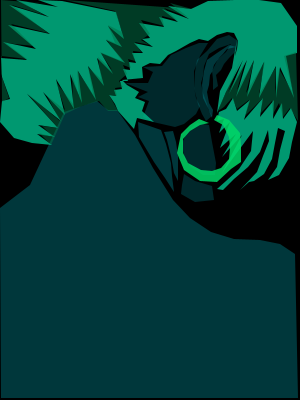
Frame 1 (no input)
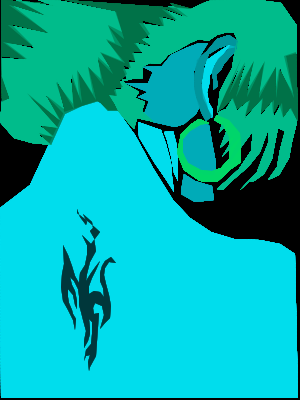
Frame 60 (the mouse pressed at the canvas centre just before this capture)
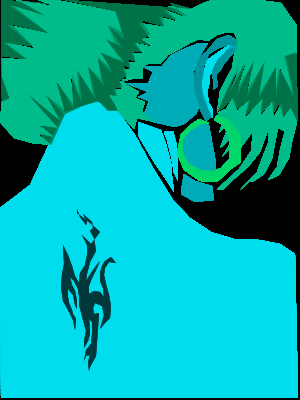
Frame 120 (the mouse held since frame 60 and released just before this capture)

The Processing sketch that drew these frames (run headless with seeded random() and noise(); from frame 60 on, the mouse is pressed at the canvas centre):

// Processing sketch: processing_3881
// ── processing_3881.pde

void setup(){
size(300,400);
background(0);
}
void draw(){
  noStroke();
  fill(0);

endShape(CLOSE);//tatuaje

beginShape(); 

vertex(77, 209);

vertex(80, 217);

vertex(86, 225);

vertex(87, 222);

vertex(83, 214);

vertex(92, 222);

vertex(93, 228);

vertex(90, 231);

vertex(94, 238);

vertex(96, 251);

vertex(90, 262);

vertex(87, 274);

vertex(86, 281);

vertex(91, 273);

vertex(96, 266);

vertex(100, 261);

vertex(96, 270);

vertex(92, 278);

vertex(89, 286);

vertex(89, 294);

vertex(94, 291);

vertex(100, 292);

vertex(104, 297);

vertex(103, 288);

vertex(100, 281);

vertex(100, 273);

vertex(102, 266);

vertex(105, 261);

vertex(111, 257);

vertex(116, 263);

vertex(109, 262);

vertex(105, 268);

vertex(104, 275);

vertex(106, 284);

vertex(109, 295);

vertex(111, 306);

vertex(110, 318);

vertex(105, 323);

vertex(100, 329);

vertex(104, 315);

vertex(102, 306);

vertex(95, 303);

vertex(93, 308);

vertex(94, 314);

vertex(99, 313);

vertex(96, 356);

vertex(90, 367);

vertex(89, 371);

vertex(88, 362);

vertex(90, 355);

vertex(86, 356);

vertex(84, 361);

vertex(86, 350);

vertex(91, 344);

vertex(92, 334);

vertex(92, 322);

vertex(89, 319);

vertex(90, 328);

vertex(90, 334);

vertex(88, 341);

vertex(84, 348);

vertex(84, 341);

vertex(86, 331);

vertex(83, 320);

vertex(81, 312);

vertex(79, 305);

vertex(79, 296);

vertex(78, 289);

vertex(74, 281);

vertex(70, 277);

vertex(72, 285);

vertex(75, 291);

vertex(77, 301);

vertex(77, 309);

vertex(75, 305);

vertex(73, 295);

vertex(68, 289);

vertex(68, 297);

vertex(69, 303);

vertex(72, 310);

vertex(73, 314);

vertex(76, 319);

vertex(75, 330);

vertex(73, 320);

vertex(68, 310);

vertex(63, 301);

vertex(61, 287);

vertex(62, 274);

vertex(64, 264);

vertex(63, 245);

vertex(68, 255);

vertex(72, 266);

vertex(75, 276);

vertex(79, 283);

vertex(80, 273);

vertex(85, 265);

vertex(87, 255);

vertex(87, 245);

vertex(82, 235);

vertex(86, 239);

vertex(91, 244);

vertex(100, 232);

vertex(90, 223);

vertex(77, 213);



endShape(CLOSE);
fill (0, 224, 240, 63); //espalda obscura

beginShape();
vertex(0, 208);

vertex(30, 185);

vertex(64, 112);

vertex(97, 101);

vertex(108, 110);

vertex(117, 110);

vertex(135, 135);

vertex(153, 168);

vertex(173, 200);

vertex(190, 218);

vertex(211, 232);

vertex(234, 239);

vertex(260, 240);

vertex(280, 244);

vertex(295, 254);

vertex(298, 398);

vertex(1, 398);


endShape(CLOSE);

beginShape();



vertex(139, 137);

vertex(154, 162);

vertex(165, 178);

vertex(174, 192);

vertex(172, 176);

vertex(171, 163);

vertex(166, 144);

vertex(161, 130);

vertex(138, 122);


endShape(CLOSE);

beginShape();


vertex(164, 132);

vertex(173, 131);

vertex(176, 142);

vertex(178, 156);

vertex(178, 169);

vertex(178, 181);

vertex(174, 173);

vertex(171, 156);

vertex(167, 140);

endShape(CLOSE);
fill(0, 174, 185, 59);
beginShape();

vertex(143, 117);

vertex(149, 101);

vertex(138, 97);

vertex(148, 92);

vertex(125, 83);

vertex(148, 83);

vertex(153, 72);

vertex(143, 67);

vertex(162, 66);

vertex(171, 55);

vertex(186, 48);

vertex(199, 43);

vertex(208, 43);

vertex(200, 56);

vertex(194, 71);

vertex(194, 87);

vertex(196, 98);

vertex(200, 106);

vertex(196, 114);

vertex(184, 124);

vertex(175, 127);

vertex(153, 122);

endShape(CLOSE);
fill(0, 174, 185, 59);
beginShape();


vertex(197, 123);

vertex(187, 132);

vertex(182, 143);

vertex(184, 158);

vertex(191, 167);

vertex(203, 175);

vertex(215, 175);

vertex(216, 163);

vertex(212, 142);

vertex(209, 125);

endShape(CLOSE);

beginShape();


vertex(184, 174);

vertex(182, 185);

vertex(181, 194);

vertex(195, 202);

vertex(214, 200);

vertex(212, 186);

vertex(195, 181);

endShape(CLOSE);
fill(0, 224, 240, 63);
beginShape();

vertex(212, 118);

vertex(207, 106);

vertex(203, 98);

vertex(202, 85);

vertex(204, 71);

vertex(207, 60);

vertex(217, 53);

vertex(229, 45);

vertex(236, 47);

vertex(227, 49);

vertex(223, 54);

vertex(219, 58);

vertex(214, 65);

vertex(212, 72);

vertex(210, 75);

vertex(209, 85);

vertex(207, 92);

vertex(209, 103);

vertex(213, 110);



endShape(CLOSE);
fill(0,149, 157, 68);
beginShape();


vertex(212, 116);

vertex(206, 121);

vertex(202, 114);

vertex(198, 104);

vertex(194, 88);

vertex(195, 72);

vertex(197, 60);

vertex(207, 51);

vertex(217, 39);

vertex(229, 35);

vertex(238, 41);

vertex(236, 51);

vertex(229, 58);

vertex(224, 64);

vertex(221, 70);

vertex(216, 75);

vertex(218, 86);

vertex(213, 90);

vertex(213, 79);

vertex(212, 71);

vertex(218, 59);

vertex(226, 52);

vertex(231, 44);

vertex(219, 48);

vertex(209, 54);

vertex(204, 66);

vertex(203, 76);

vertex(201, 83);

vertex(203, 93);

vertex(207, 104);

vertex(208, 109);


endShape(CLOSE);
fill(0, 234, 247, 90);
beginShape();




endShape(CLOSE);
fill(0, 188, 139, 206);
beginShape();


vertex(237, 39);

vertex(232, 68);

vertex(220, 91);

vertex(217, 113);

vertex(226, 92);

vertex(243, 60);

vertex(229, 94);

vertex(247, 60);

vertex(236, 97);

vertex(254, 60);

vertex(247, 97);

vertex(264, 62);

vertex(259, 98);

vertex(276, 66);

vertex(276, 98);

vertex(280, 67);

vertex(294, 98);

vertex(286, 56);

vertex(297, 53);

vertex(297, 26);

vertex(281, 3);

vertex(259, 0);

vertex(235, 0);

vertex(208, 1);

vertex(191, 9);

vertex(168, 6);

vertex(189, 19);

vertex(162, 9);

vertex(178, 22);

vertex(159, 17);

vertex(164, 27);

vertex(139, 23);

vertex(150, 38);

vertex(142, 39);

vertex(153, 47);

vertex(134, 43);

vertex(143, 53);

vertex(132, 53);

vertex(136, 63);

vertex(129, 62);

vertex(130, 70);

vertex(123, 69);

vertex(128, 81);

vertex(120, 81);

vertex(122, 89);

vertex(114, 90);

vertex(116, 96);

vertex(109, 95);

vertex(115, 104);

vertex(118, 111);

vertex(134, 129);

vertex(137, 118);

vertex(154, 122);

vertex(142, 111);

vertex(145, 102);

vertex(135, 98);

vertex(139, 92);

vertex(127, 85);

vertex(122, 80);

vertex(143, 78);

vertex(142, 67);

vertex(150, 63);

vertex(160, 64);

vertex(168, 55);

vertex(176, 51);

vertex(190, 43);

vertex(199, 39);

vertex(208, 41);

vertex(217, 35);

vertex(227, 32);

vertex(234, 33);

vertex(238, 41);

vertex(237, 49);

vertex(235, 56);

endShape(CLOSE);

beginShape();
vertex(0, 122);

vertex(14, 138);

vertex(32, 143);

vertex(52, 145);

vertex(37, 134);

vertex(55, 137);

vertex(38, 125);

vertex(58, 128);

vertex(27, 94);

vertex(61, 121);

vertex(43, 92);

vertex(65, 115);

vertex(56, 79);

vertex(74, 109);

vertex(70, 74);

vertex(82, 103);

vertex(78, 71);

vertex(96, 100);

vertex(88, 66);

vertex(104, 86);

vertex(97, 58);

vertex(113, 74);

vertex(101, 53);

vertex(125, 63);

vertex(106, 40);

vertex(122, 47);

vertex(108, 26);

vertex(124, 39);

vertex(116, 12);

vertex(62, 1);

vertex(38, 0);

vertex(58, 7);

vertex(16, 0);

vertex(49, 17);

vertex(9, 5);

vertex(50, 34);

vertex(8, 25);

vertex(36, 49);

vertex(3, 42);

vertex(27, 60);

vertex(1, 58);

vertex(2, 77);

vertex(10, 99);

vertex(2, 101);

endShape(CLOSE);

beginShape();



vertex(217, 121);

vertex(224, 119);

vertex(219, 133);

vertex(230, 122);

vertex(220, 148);

vertex(236, 134);

vertex(222, 157);

vertex(242, 135);

vertex(222, 173);

vertex(253, 131);

vertex(251, 151);

vertex(239, 169);

vertex(226, 181);

vertex(217, 189);

vertex(223, 190);

vertex(234, 179);

vertex(248, 167);

vertex(260, 152);

vertex(268, 130);

vertex(269, 141);

vertex(263, 156);

vertex(257, 172);

vertex(240, 190);

vertex(249, 182);

vertex(254, 181);

vertex(264, 174);

vertex(272, 159);

vertex(275, 143);

vertex(278, 128);

vertex(285, 131);

vertex(280, 150);

vertex(277, 167);

vertex(268, 180);

vertex(279, 175);

vertex(289, 158);

vertex(292, 142);

vertex(297, 122);

vertex(291, 108);

vertex(283, 119);

vertex(282, 103);

vertex(273, 119);

vertex(274, 100);

vertex(260, 117);

vertex(263, 98);

vertex(244, 120);

vertex(250, 100);

vertex(237, 111);

vertex(233, 98);

vertex(226, 109);

vertex(219, 112);

endShape(CLOSE);
fill(0, 115, 72, 131);
beginShape();

vertex(51, 145);

vertex(39, 133);

vertex(53, 137);

vertex(42, 126);

vertex(58, 128);

vertex(27, 93);

vertex(60, 121);

vertex(47, 96);

vertex(65, 110);

vertex(56, 82);

vertex(73, 104);

vertex(72, 74);

vertex(79, 96);

vertex(77, 70);

vertex(93, 94);

vertex(88, 67);

vertex(101, 79);

vertex(98, 57);

vertex(112, 70);

vertex(100, 52);

vertex(122, 61);

vertex(106, 39);

vertex(115, 43);

vertex(108, 25);

vertex(122, 32);

vertex(115, 11);

vertex(65, 0);

vertex(192, 9);

vertex(170, 3);

vertex(188, 17);

vertex(164, 8);

vertex(177, 20);

vertex(162, 16);

vertex(164, 26);

vertex(141, 20);

vertex(150, 34);

vertex(141, 40);

vertex(150, 45);

vertex(135, 42);

vertex(141, 52);

vertex(133, 51);

vertex(135, 61);

vertex(128, 59);

vertex(131, 68);

vertex(123, 65);

vertex(127, 74);

vertex(119, 81);

vertex(123, 87);

vertex(115, 88);

vertex(117, 96);

vertex(109, 95);

vertex(113, 102);

vertex(118, 111);

vertex(108, 111);

vertex(99, 101);

vertex(82, 106);

vertex(65, 114);

endShape(CLOSE);
beginShape();

vertex(221, 103);

vertex(241, 59);

vertex(228, 92);

vertex(245, 62);

vertex(237, 90);

vertex(254, 61);

vertex(246, 93);

vertex(265, 61);

vertex(259, 94);

vertex(276, 67);

vertex(275, 94);

vertex(279, 69);

vertex(293, 93);

vertex(284, 56);

vertex(296, 52);

vertex(298, 121);

vertex(290, 108);

vertex(283, 117);

vertex(279, 103);

vertex(273, 114);

vertex(272, 101);

vertex(261, 113);

vertex(262, 99);

vertex(245, 116);

vertex(249, 100);

vertex(237, 109);

vertex(232, 98);

vertex(224, 107);

vertex(218, 111);


endShape(CLOSE);

beginShape();

vertex(2, 102);

vertex(9, 98);

vertex(1, 74);

vertex(1, 56);

vertex(27, 59);

vertex(6, 43);

vertex(33, 46);

vertex(11, 24);

vertex(48, 33);

vertex(12, 5);

vertex(44, 15);

vertex(20, 1);

vertex(52, 4);

vertex(1, 0);


endShape(CLOSE);

beginShape();



endShape(CLOSE);
fill(0, 216, 103, 216);
beginShape();
vertex(199, 119);

vertex(190, 125);

vertex(181, 134);

vertex(177, 153);

vertex(184, 170);

vertex(200, 181);

vertex(217, 182);

vertex(231, 169);

vertex(241, 162);

vertex(241, 145);

vertex(240, 133);

vertex(229, 120);

vertex(217, 115);

vertex(214, 120);

vertex(223, 125);

vertex(229, 137);

vertex(230, 148);

vertex(229, 159);

vertex(221, 168);

vertex(212, 171);

vertex(201, 170);

vertex(188, 163);

vertex(183, 153);

vertex(183, 139);

vertex(190, 131);

vertex(200, 125);

vertex(209, 123);

endShape(CLOSE);

}
void mousePressed(){

  ellipse(mouseX, mouseY, 3, 3);
  println("vertex("+mouseX+", "+mouseY+");");
}
